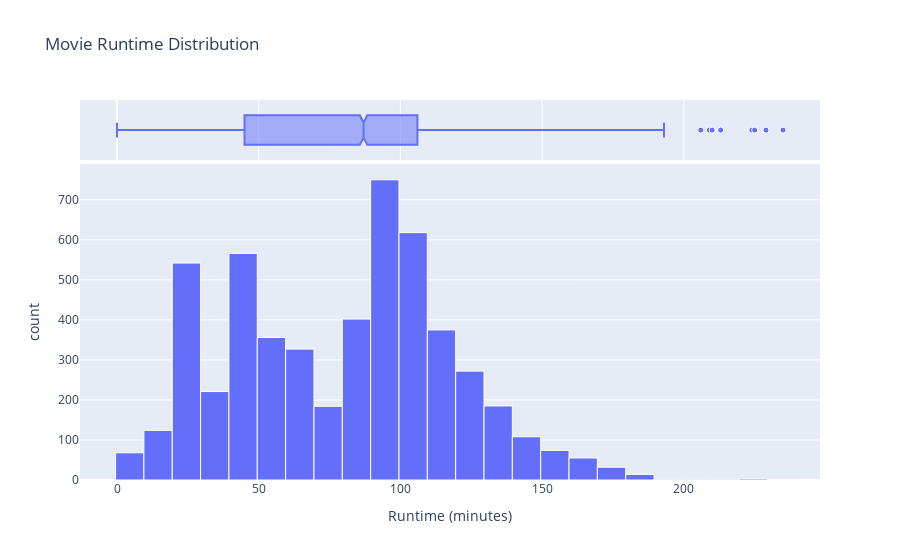

This figure's notebook cell:
### Code cell
fig = px.histogram(df, x="runtime", nbins=30, title="Movie Runtime Distribution", labels={"runtime": "Runtime (minutes)"}, marginal="box")
fig.update_traces(marker=dict(line=dict(color="white", width=1)))
fig.show()

### Figure 1 — Plotly figure (JSON) as saved in the notebook; plotly's stock layout.template omitted (floating-point values rounded to 4 significant figures; data arrays with more than 128 entries replaced by an {"elided": "..."} marker saying what was removed)
{"data": [{"alignmentgroup": "True", "bingroup": "x", "hovertemplate": "Runtime (minutes)=%{x}<br>count=%{y}<extra></extra>", "legendgroup": "", "marker": {"color": "#636efa", "line": {"color": "white", "width": 1}, "pattern": {"shape": ""}}, "name": "", "nbinsx": 30, "offsetgroup": "", "orientation": "v", "showlegend": false, "type": "histogram", "x": {"elided": "5283 int values"}, "xaxis": "x", "yaxis": "y"}, {"alignmentgroup": "True", "hovertemplate": "Runtime (minutes)=%{x}<extra></extra>", "legendgroup": "", "marker": {"color": "#636efa", "line": {"color": "white", "width": 1}}, "name": "", "notched": true, "offsetgroup": "", "showlegend": false, "type": "box", "x": {"elided": "5283 int values"}, "xaxis": "x2", "yaxis": "y2"}], "layout": {"barmode": "relative", "legend": {"tracegroupgap": 0}, "title": {"text": "Movie Runtime Distribution"}, "xaxis": {"anchor": "y", "domain": [0, 1], "title": {"text": "Runtime (minutes)"}}, "xaxis2": {"anchor": "y2", "domain": [0, 1], "matches": "x", "showgrid": true, "showticklabels": false}, "yaxis": {"anchor": "x", "domain": [0, 0.8316], "title": {"text": "count"}}, "yaxis2": {"anchor": "x2", "domain": [0.8416, 1], "matches": "y2", "showgrid": false, "showline": false, "showticklabels": false, "ticks": ""}}}
